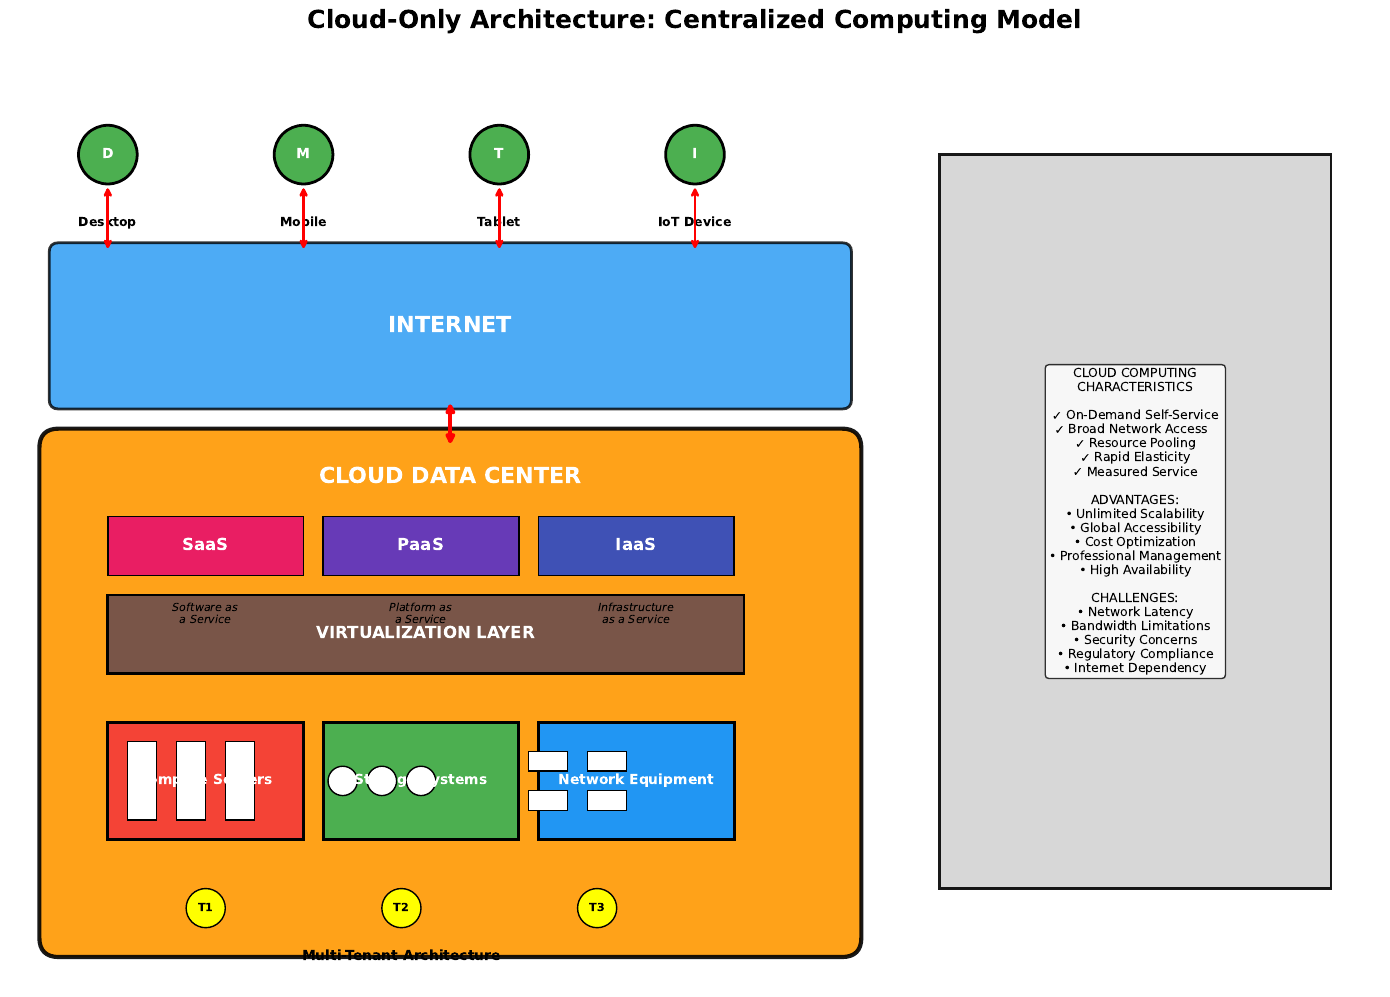

Python code for this plot:
import matplotlib.pyplot as plt
import matplotlib.patches as patches
from matplotlib.patches import FancyBboxPatch, Rectangle, Circle
import numpy as np

# Create figure and axis
fig, ax = plt.subplots(1, 1, figsize=(14, 10))

# Define colors
colors = {
    'user': '#4CAF50',
    'internet': '#2196F3', 
    'cloud': '#FF9800',
    'service': '#9C27B0',
    'infrastructure': '#607D8B'
}

# Draw Users section
user_y = 8.5
users = ['Desktop', 'Mobile', 'Tablet', 'IoT Device']
for i, user in enumerate(users):
    x_pos = 1 + i * 2
    # User device
    device = Circle((x_pos, user_y), 0.3, facecolor=colors['user'], edgecolor='black', linewidth=2)
    ax.add_patch(device)
    ax.text(x_pos, user_y, user.split()[0][0], ha='center', va='center', fontweight='bold', color='white')
    ax.text(x_pos, user_y-0.7, user, ha='center', va='center', fontsize=9, fontweight='bold')

# Draw Internet Cloud
internet_box = FancyBboxPatch((0.5, 6), 8, 1.5, boxstyle="round,pad=0.1",
                             facecolor=colors['internet'], edgecolor='black', 
                             linewidth=2, alpha=0.8)
ax.add_patch(internet_box)
ax.text(4.5, 6.75, 'INTERNET', ha='center', va='center', fontsize=16, 
        fontweight='bold', color='white')

# Draw arrows from users to internet
for i in range(4):
    x_pos = 1 + i * 2
    ax.annotate('', xy=(x_pos, 7.5), xytext=(x_pos, 8.2),
                arrowprops=dict(arrowstyle='<->', lw=2, color='red'))

# Draw Cloud Data Center
cloud_box = FancyBboxPatch((0.5, 0.5), 8, 5, boxstyle="round,pad=0.2",
                          facecolor=colors['cloud'], edgecolor='black', 
                          linewidth=3, alpha=0.9)
ax.add_patch(cloud_box)

# Cloud Data Center Title
ax.text(4.5, 5.2, 'CLOUD DATA CENTER', ha='center', va='center', 
        fontsize=16, fontweight='bold', color='white')

# Service Models Layer
service_y = 4.5
service_models = ['SaaS', 'PaaS', 'IaaS']
service_colors = ['#E91E63', '#673AB7', '#3F51B5']

for i, (service, color) in enumerate(zip(service_models, service_colors)):
    service_box = Rectangle((1 + i*2.2, service_y-0.3), 2, 0.6, 
                           facecolor=color, edgecolor='black', linewidth=1)
    ax.add_patch(service_box)
    ax.text(2 + i*2.2, service_y, service, ha='center', va='center', 
            fontsize=12, fontweight='bold', color='white')

# Service descriptions
descriptions = [
    'Software as\na Service',
    'Platform as\na Service', 
    'Infrastructure\nas a Service'
]

for i, desc in enumerate(descriptions):
    ax.text(2 + i*2.2, service_y-0.7, desc, ha='center', va='center', 
            fontsize=8, style='italic')

# Virtualization Layer
virt_box = Rectangle((1, 3.2), 6.5, 0.8, facecolor='#795548', 
                    edgecolor='black', linewidth=2)
ax.add_patch(virt_box)
ax.text(4.25, 3.6, 'VIRTUALIZATION LAYER', ha='center', va='center', 
        fontsize=12, fontweight='bold', color='white')

# Physical Infrastructure
infra_components = ['Compute Servers', 'Storage Systems', 'Network Equipment']
infra_colors = ['#F44336', '#4CAF50', '#2196F3']

for i, (comp, color) in enumerate(zip(infra_components, infra_colors)):
    comp_box = Rectangle((1 + i*2.2, 1.5), 2, 1.2, facecolor=color, 
                        edgecolor='black', linewidth=2)
    ax.add_patch(comp_box)
    ax.text(2 + i*2.2, 2.1, comp, ha='center', va='center', 
            fontsize=10, fontweight='bold', color='white')

# Add server icons in compute section
for j in range(3):
    server = Rectangle((1.2 + j*0.5, 1.7), 0.3, 0.8, facecolor='white', 
                      edgecolor='black', linewidth=1)
    ax.add_patch(server)

# Add storage icons
for j in range(3):
    storage = Circle((3.4 + j*0.4, 2.1), 0.15, facecolor='white', 
                    edgecolor='black', linewidth=1)
    ax.add_patch(storage)

# Add network icons
for j in range(2):
    for k in range(2):
        network = Rectangle((5.3 + j*0.6, 1.8 + k*0.4), 0.4, 0.2, 
                           facecolor='white', edgecolor='black', linewidth=1)
        ax.add_patch(network)

# Arrow from internet to cloud
ax.annotate('', xy=(4.5, 5.5), xytext=(4.5, 6),
            arrowprops=dict(arrowstyle='<->', lw=3, color='red'))

# Add side panel with characteristics
char_box = Rectangle((9.5, 1), 4, 7.5, facecolor='lightgray', 
                    edgecolor='black', linewidth=2, alpha=0.9)
ax.add_patch(char_box)

characteristics_text = """CLOUD COMPUTING
CHARACTERISTICS

✓ On-Demand Self-Service
✓ Broad Network Access  
✓ Resource Pooling
✓ Rapid Elasticity
✓ Measured Service

ADVANTAGES:
• Unlimited Scalability
• Global Accessibility
• Cost Optimization
• Professional Management
• High Availability

CHALLENGES:
• Network Latency
• Bandwidth Limitations
• Security Concerns
• Regulatory Compliance
• Internet Dependency"""

ax.text(11.5, 4.75, characteristics_text, ha='center', va='center', 
        fontsize=9, bbox=dict(boxstyle="round,pad=0.3", facecolor='white', alpha=0.8))

# Add multi-tenancy illustration
tenant_y = 0.8
for i in range(3):
    tenant = Circle((2 + i*2, tenant_y), 0.2, facecolor='yellow', 
                   edgecolor='black', linewidth=1)
    ax.add_patch(tenant)
    ax.text(2 + i*2, tenant_y, f'T{i+1}', ha='center', va='center', 
            fontsize=8, fontweight='bold')

ax.text(4, 0.3, 'Multi-Tenant Architecture', ha='center', va='center', 
        fontsize=10, fontweight='bold')

# Set title
ax.set_title('Cloud-Only Architecture: Centralized Computing Model', 
             fontsize=18, fontweight='bold', pad=20)

# Configure axes
ax.set_xlim(0, 14)
ax.set_ylim(0, 9.5)
ax.set_aspect('equal')
ax.axis('off')

plt.tight_layout()
plt.savefig('/workspace/diagram_2_cloud_architecture.png', dpi=300, bbox_inches='tight')
plt.savefig('/workspace/diagram_2_cloud_architecture.pdf', bbox_inches='tight')
plt.show()